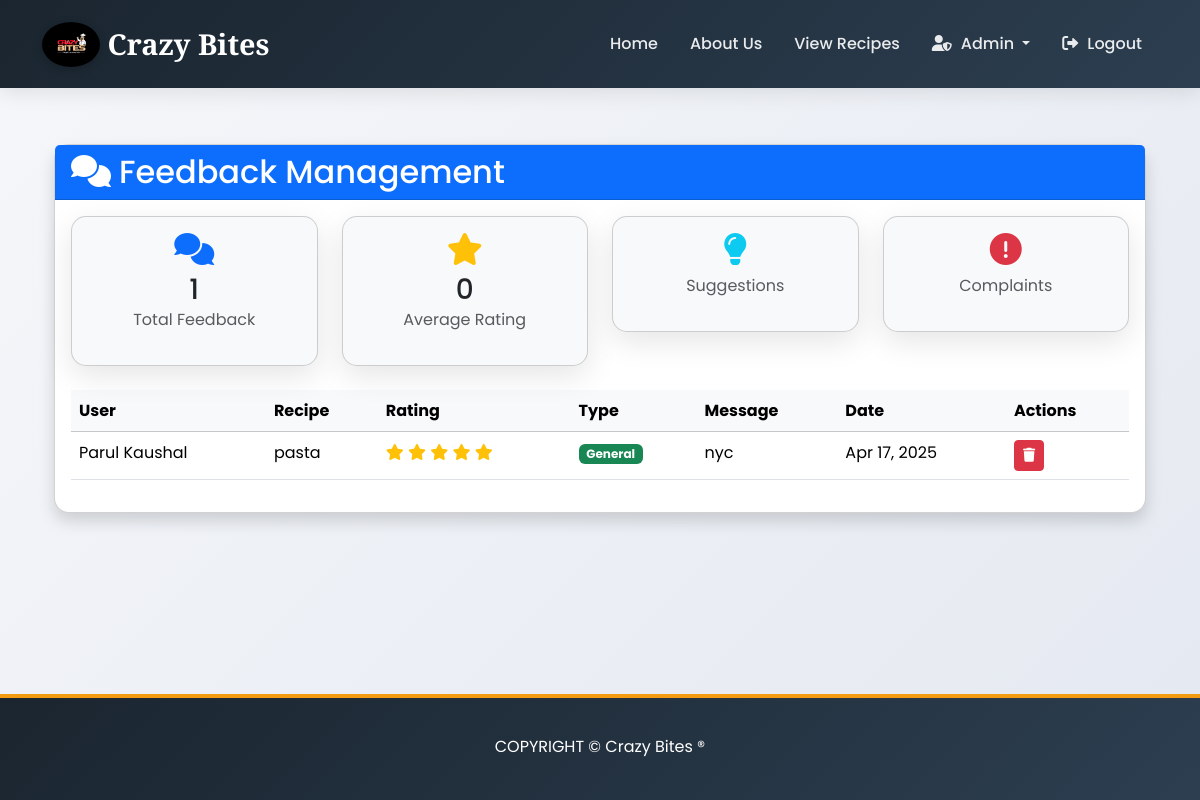
The app's page /dashboard/admin/feedback/ (signed in) with its own data.
### recipes/models.py (models this page shows, shortened)
class Feedback(models.Model):
    FEEDBACK_TYPES = [
        ('general', 'General'),
        ('recipe', 'Recipe'),
        ('suggestion', 'Suggestion')
    ]
    name = models.CharField(max_length=100)
    email = models.EmailField()
    message = models.TextField()
    rating = models.IntegerField()
    recipe = models.ForeignKey(Recipe, on_delete=models.CASCADE, related_name='feedbacks')
    feedback_type = models.CharField(max_length=20, choices=FEEDBACK_TYPES)
    created_at = models.DateTimeField(auto_now_add=True)

class Recipe(models.Model):
    title = models.CharField(max_length=200)
    description = models.TextField()
    ingredients = models.TextField()  # Could be JSONField or ManyToManyField for more complexity
    instructions = models.TextField()
    cuisine = models.CharField(max_length=100, blank=True)
    meal_type = models.CharField(max_length=100, blank=True)  # e.g., Breakfast, Lunch
    image = models.ImageField(upload_to='recipes/', blank=True, null=True)
    image_url = models.URLField(max_length=500, blank=True, null=True)
    is_published = models.BooleanField(default=False)
    created_by = models.ForeignKey(User, on_delete=models.CASCADE, related_name='recipes')
    created_at = models.DateTimeField(auto_now_add=True)
    updated_at = models.DateTimeField(auto_now=True)
    class Meta:
        ordering = ['-created_at']

### recipes/views.py (the view)
# urls.py: path('dashboard/admin/feedback/', views.manage_feedback, name='manage_feedback'),
@user_passes_test(is_admin)
def manage_feedback(request):
    feedbacks = Feedback.objects.all().order_by('-created_at')
    context = {
        'feedbacks': feedbacks
    }
    return render(request, 'admin/manage_feedback.html', context)

### recipes/views.py (called while the page is built)
def is_admin(user):
    return user.is_staff

### recipes/templates/admin/manage_feedback.html (shortened to what this page needs)
{% extends 'base.html' %}
{% load static %}
{% block content %}
<div class="container mt-4">
    <div class="card shadow">
        <div class="card-header bg-primary text-white">
            <h2 class="mb-0"><i class="fas fa-comments me-2"></i>Feedback Management</h2>
        </div>
        <div class="card-body">
            <div class="row mb-4">
                <div class="col-md-3">
                    <div class="card bg-light">
                        <div class="card-body text-center">
                            <i class="fas fa-comments fa-2x text-primary mb-2"></i>
                            <h3 class="mb-0">{{ feedbacks|length }}</h3>
                            <p class="text-muted">Total Feedback</p>
                        </div>
                    </div>
                </div>
                <div class="col-md-3">
                    <div class="card bg-light">
                        <div class="card-body text-center">
                            <i class="fas fa-star fa-2x text-warning mb-2"></i>
                            <h3 class="mb-0">{{ average_rating|default:"0" }}</h3>
                            <p class="text-muted">Average Rating</p>
                        </div>
                    </div>
                </div>
                <div class="col-md-3">
                    <div class="card bg-light">
                        <div class="card-body text-center">
                            <i class="fas fa-lightbulb fa-2x text-info mb-2"></i>
                            <p class="text-muted">Suggestions</p>
                        </div>
                    </div>
                </div>
                <div class="col-md-3">
                    <div class="card bg-light">
                        <div class="card-body text-center">
                            <i class="fas fa-exclamation-circle fa-2x text-danger mb-2"></i>
                            <p class="text-muted">Complaints</p>
                        </div>
                    </div>
                </div>
            </div>
            <div class="table-responsive">
                <table class="table table-hover">
                    <thead class="table-light">
                        <tr>
                            <th>User</th>
                            <th>Recipe</th>
                            <th>Rating</th>
                            <th>Type</th>
                            <th>Message</th>
                            <th>Date</th>
                            <th>Actions</th>
                        </tr>
                    </thead>
                    <tbody>
                        {% for feedback in feedbacks %}
                        <tr>
                            <td>{{ feedback.name }}</td>
                            <td>{{ feedback.recipe.title }}</td>
                            <td>
                                {% for i in "12345"|make_list %}
                                    <i class="fas fa-star {% if forloop.counter <= feedback.rating %}text-warning{% else %}text-muted{% endif %}"></i>
                                {% endfor %}
                            </td>
                            <td>
                                <span class="badge {% if feedback.feedback_type == 'complaint' %}bg-danger{% elif feedback.feedback_type == 'suggestion' %}bg-info{% else %}bg-success{% endif %}">
                                    {{ feedback.get_feedback_type_display }}
                                </span>
                            </td>
                            <td>{{ feedback.message|truncatechars:50 }}</td>
                            <td>{{ feedback.created_at|date:"M d, Y" }}</td>
                            <td>
                                <form method="POST" action="{% url 'delete_feedback' feedback.id %}" class="d-inline">
                                    <button type="submit" class="btn btn-danger btn-sm" onclick="return confirm('Are you sure you want to delete this feedback?')">
                                        <i class="fas fa-trash"></i>
                                    </button>
                                </form>
                            </td>
                        </tr>
                        {% empty %}
                        <tr>
                            <td colspan="7" class="text-center">No feedback available</td>
                        </tr>
                        {% endfor %}
                    </tbody>
                </table>
            </div>
        </div>
    </div>
</div>
{% endblock %}

### recipes/templates/base.html (style rules this page uses)
:root { --primary-color: #2c3e50; --secondary-color: #e74c3c; --accent-color: #f39c12; --text-color: #2c3e50; --light-bg: #f8f9fa; --dark-bg: #1a252f; --nav-bg: #1a252f; --footer-bg: #1a252f; --gradient-dark: linear-gradient(135deg, #1a252f, #2c3e50); --card-shadow: 0 10px 30px rgba(0,0,0,0.1); --hover-shadow: 0 15px 35px rgba(0,0,0,0.2); }
body { font-family: 'Poppins', sans-serif; color: var(--text-color); line-height: 1.6; background-color: var(--light-bg); background-image: linear-gradient(135deg, #f5f7fa 0%, #e4e8f0 100%); min-height: 100vh; display: flex; flex-direction: column; }
.card { background: white; border-radius: 15px; box-shadow: var(--card-shadow); transition: all 0.4s ease; }

### records on screen
Feedback: name "Parul Kaushal", recipe "pasta", rating 5 (drawn), feedback_type "General", message "nyc", created_at "Apr 17, 2025"

### other values on screen
{{ feedbacks|length }} "1"
{{ average_rating|default:"0" }} "0"
